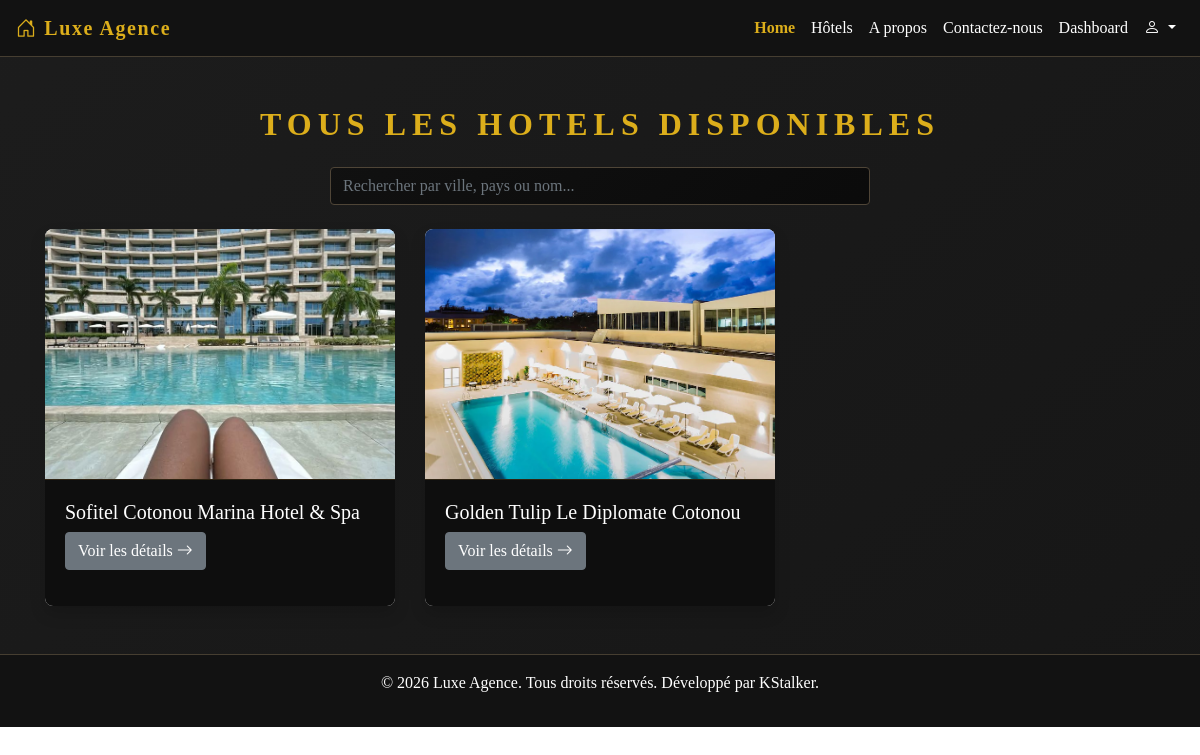
Screenshot of /hotels/ with the database file from the repository.
### Agence/models.py (models this page shows, shortened)
class Hotel(models.Model):
    name = models.CharField(max_length=100)
    description = models.TextField()
    country = models.CharField(max_length=100)
    city = models.CharField(max_length=100)
    address = models.CharField(max_length=255)
    owner = models.ForeignKey(User, on_delete=models.CASCADE, related_name='owned_hotels')
    image = models.ImageField(upload_to='hotels/')

### Agence/views.py (the view)
# urls.py: path('hotels/', views.ListHotelView.as_view(), name='list_hotel'),
class ListHotelView(ListView):
    template_name = 'hotels/list_hotel.html'
    model = Hotel
    context_object_name = 'hotels'
    def get_queryset(self):
        queryset = super().get_queryset()
        q = self.request.GET.get('q', '').strip()
        if q:
            queryset = queryset.filter(
                Q(name__icontains=q) | Q(city__icontains=q) | Q(country__icontains=q)
            )
        return queryset

### Agence/templates/hotels/list_hotel.html
{% extends 'base.html' %}
{% block content %}
<div class="container-fluid py-5 text-white" style="background: linear-gradient(140deg, rgba(16,16,16,0.95), rgba(10,10,10,0.95));" >
  <div class="container">
    <h2 class="text-center text-uppercase" style="color:#dcae1b; letter-spacing: 6px; font-weight:600;" data-aos="fade-down">
      Tous les hotels disponibles
    </h2>
    <div class="row justify-content-center mt-4" data-aos="fade-up">
      <div class="col-md-8 col-lg-6">
        <form id="search-form" method="get" class="input-group mb-4">
          <input id="search-input" type="text" name="q" class="form-control" placeholder="Rechercher par ville, pays ou nom..." value="{{ request.GET.q|default:'' }}" aria-label="Recherche d'hôtels" autocomplete="off" style="background: linear-gradient(140deg, rgba(16,16,16,0.95), rgba(10,10,10,0.95)); border:1px solid rgb(79, 69, 55);">
        </form>
      </div>
    </div>
    <div class="row g-4 mt-0" data-aos="fade-up">
      {% for hotel in hotels %}
          <div class="col-md-6 col-lg-4">
            <div class="card bg-black border-0 shadow" style="overflow:hidden; border-radius:8px;">
              {% if hotel.image %}
              <img src="{{ hotel.image.url }}" class="card-img-top" style="height:250px; object-fit:cover;" alt="{{ hotel.name }}">
              {% endif %}
              <div class="card-body" style="border-top:1px solid rgb(47, 35, 18); background-color: rgb(14, 14, 14); ">
                <div class="d-flex justify-content-between align-items-center mb-2">
                  <h5 class="card-title mb-0" style="color: white;">
                    {{ hotel.name }}
                  </h5>
                </div>
                <div class="d-flex justify-content-between align-items-center mb-3">
                  <a class="btn btn-secondary btn-hero" href="{% url 'detail_hotel' hotel.id %}">Voir les détails <i class="bi bi-arrow-right me-1"></i></a>
                </div>
              </div>
            </div>
          </div>
      {% empty %}
      <div class="col-12">
        <p class="text-muted text-center">Aucun hotel disponible pour le moment.</p>
      </div>
      {% endfor %}
    </div>
  </div>
</div>
{% endblock %}

### Agence/templates/base.html (style rules this page uses)
body { font-family: 'Times New Roman', Times, serif; }

### rows the page displays
Hotel: image (picture), name "Sofitel Cotonou Marina Hotel & Spa"
Hotel: image (picture), name "Golden Tulip Le Diplomate Cotonou"
